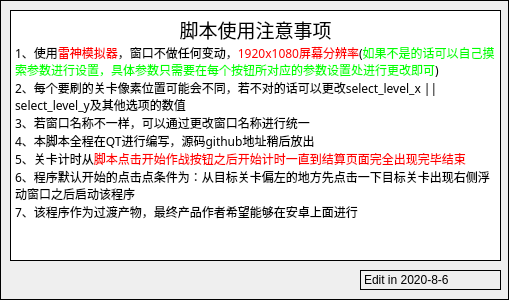
<?xml version="1.0" encoding="UTF-8"?>
<ui version="4.0">
 <class>helpDlg</class>
 <widget class="QDialog" name="helpDlg">
  <property name="geometry">
   <rect>
    <x>0</x>
    <y>0</y>
    <width>509</width>
    <height>300</height>
   </rect>
  </property>
  <property name="windowTitle">
   <string>帮助</string>
  </property>
  <property name="styleSheet">
   <string notr="true">border:1px solid;</string>
  </property>
  <widget class="QTextEdit" name="textEdit">
   <property name="geometry">
    <rect>
     <x>10</x>
     <y>10</y>
     <width>491</width>
     <height>251</height>
    </rect>
   </property>
   <property name="font">
    <font>
     <family>新宋体</family>
    </font>
   </property>
   <property name="cursor" stdset="0">
    <cursorShape>ForbiddenCursor</cursorShape>
   </property>
   <property name="styleSheet">
    <string notr="true">border: 1px solid;</string>
   </property>
   <property name="lineWidth">
    <number>1</number>
   </property>
   <property name="readOnly">
    <bool>true</bool>
   </property>
   <property name="html">
    <string>&lt;!DOCTYPE HTML PUBLIC &quot;-//W3C//DTD HTML 4.0//EN&quot; &quot;http://www.w3.org/TR/REC-html40/strict.dtd&quot;&gt;
&lt;html&gt;&lt;head&gt;&lt;meta name=&quot;qrichtext&quot; content=&quot;1&quot; /&gt;&lt;style type=&quot;text/css&quot;&gt;
p, li { white-space: pre-wrap; }
&lt;/style&gt;&lt;/head&gt;&lt;body style=&quot; font-family:'新宋体'; font-size:9pt; font-weight:400; font-style:normal;&quot;&gt;
&lt;p align=&quot;center&quot; style=&quot; margin-top:0px; margin-bottom:0px; margin-left:0px; margin-right:0px; -qt-block-indent:0; text-indent:0px;&quot;&gt;&lt;span style=&quot; font-family:'SimSun'; font-size:14pt;&quot;&gt;脚本使用注意事项&lt;/span&gt;&lt;/p&gt;
&lt;p style=&quot; margin-top:0px; margin-bottom:0px; margin-left:0px; margin-right:0px; -qt-block-indent:0; text-indent:0px;&quot;&gt;&lt;span style=&quot; font-family:'SimSun';&quot;&gt;1、使用&lt;/span&gt;&lt;span style=&quot; font-family:'SimSun'; color:#ff0000;&quot;&gt;雷神模拟器&lt;/span&gt;&lt;span style=&quot; font-family:'SimSun';&quot;&gt;，窗口不做任何变动，&lt;/span&gt;&lt;span style=&quot; font-family:'SimSun'; color:#ff0000;&quot;&gt;1920x1080屏幕分辨率&lt;/span&gt;&lt;span style=&quot; font-family:'SimSun';&quot;&gt;(&lt;/span&gt;&lt;span style=&quot; font-family:'SimSun'; color:#00ff00;&quot;&gt;如果不是的话可以自己摸索参数进行设置，具体参数只需要在每个按钮所对应的参数设置处进行更改即可&lt;/span&gt;&lt;span style=&quot; font-family:'SimSun';&quot;&gt;)&lt;/span&gt;&lt;/p&gt;
&lt;p style=&quot; margin-top:0px; margin-bottom:0px; margin-left:0px; margin-right:0px; -qt-block-indent:0; text-indent:0px;&quot;&gt;&lt;span style=&quot; font-family:'SimSun';&quot;&gt;2、每个要刷的关卡像素位置可能会不同，若不对的话可以更改select_level_x || select_level_y及其他选项的数值&lt;/span&gt;&lt;/p&gt;
&lt;p style=&quot; margin-top:0px; margin-bottom:0px; margin-left:0px; margin-right:0px; -qt-block-indent:0; text-indent:0px;&quot;&gt;&lt;span style=&quot; font-family:'SimSun';&quot;&gt;3、若窗口名称不一样，可以通过更改窗口名称进行统一&lt;/span&gt;&lt;/p&gt;
&lt;p style=&quot; margin-top:0px; margin-bottom:0px; margin-left:0px; margin-right:0px; -qt-block-indent:0; text-indent:0px;&quot;&gt;&lt;span style=&quot; font-family:'SimSun';&quot;&gt;4、本脚本全程在QT进行编写，源码github地址稍后放出&lt;/span&gt;&lt;/p&gt;
&lt;p style=&quot; margin-top:0px; margin-bottom:0px; margin-left:0px; margin-right:0px; -qt-block-indent:0; text-indent:0px;&quot;&gt;&lt;span style=&quot; font-family:'SimSun';&quot;&gt;5、关卡计时从&lt;/span&gt;&lt;span style=&quot; font-family:'SimSun'; color:#ff0000;&quot;&gt;脚本点击开始作战按钮之后开始计时一直到结算页面完全出现完毕结束&lt;/span&gt;&lt;/p&gt;
&lt;p style=&quot; margin-top:0px; margin-bottom:0px; margin-left:0px; margin-right:0px; -qt-block-indent:0; text-indent:0px;&quot;&gt;&lt;span style=&quot; font-family:'SimSun';&quot;&gt;6、程序默认开始的点击点条件为：从目标关卡偏左的地方先点击一下目标关卡出现右侧浮动窗口之后启动该程序&lt;/span&gt;&lt;/p&gt;
&lt;p style=&quot; margin-top:0px; margin-bottom:0px; margin-left:0px; margin-right:0px; -qt-block-indent:0; text-indent:0px;&quot;&gt;&lt;span style=&quot; font-family:'SimSun';&quot;&gt;7、该程序作为过渡产物，最终产品作者希望能够在安卓上面进行&lt;/span&gt;&lt;/p&gt;&lt;/body&gt;&lt;/html&gt;</string>
   </property>
   <property name="overwriteMode">
    <bool>false</bool>
   </property>
  </widget>
  <widget class="QLabel" name="label">
   <property name="geometry">
    <rect>
     <x>360</x>
     <y>270</y>
     <width>141</width>
     <height>20</height>
    </rect>
   </property>
   <property name="text">
    <string>Edit in 2020-8-6</string>
   </property>
  </widget>
 </widget>
 <resources/>
 <connections/>
</ui>
